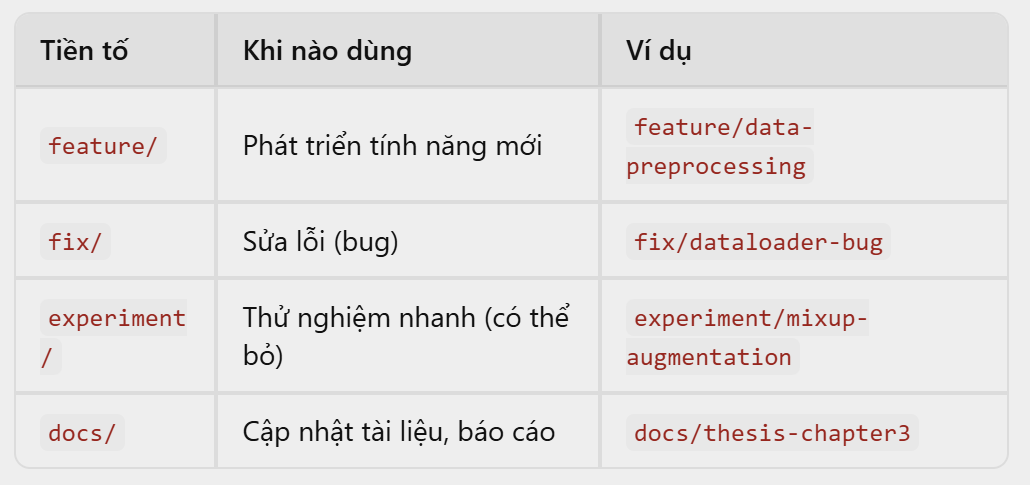
#> input picture GhiNhoQuyTacDatTenNhanh.png, 1030 x 485 px
$ python -i clahe_enhancer.py   (imports and definitions only)
#> lines starting #> are read from the running program, lines starting #| are printed output that depends on the picture
#> further down, picture is the input picture: shape (485, 1030, 3); mean B, G, R 228, 228.1, 229.7
"""Module cân bằng độ sáng thích ứng CLAHE trên không gian màu LAB chuẩn y tế."""

from typing import Tuple
import cv2
import numpy as np


class CLAHEIlluminationNormalizer:
    """Bộ cân bằng độ sáng và tăng cường tương phản vi mạch trên không gian LAB."""

    def __init__(
        self,
        clip_limit: float = 2.0,
        tile_grid_size: Tuple[int, int] = (8, 8),
    ):
        """Khởi tạo CLAHE normalizer.

        Args:
            clip_limit: Ngưỡng cắt đỉnh histogram để chống phóng đại nhiễu (Thường từ 1.5 - 3.0).
            tile_grid_size: Kích thước lưới chia nhỏ ảnh để xử lý cục bộ (Mặc định 8x8).
        """
        self.clip_limit = clip_limit
        self.tile_grid_size = tile_grid_size
        self.clahe = cv2.createCLAHE(clipLimit=clip_limit, tileGridSize=tile_grid_size)

    def apply_clahe_lab(self, img_bgr: np.ndarray) -> np.ndarray:
        """Cân bằng sáng thích ứng trên kênh L của không gian màu CIE LAB.

        Bảo toàn 100% màu sắc nguyên bản của kênh A (Xanh lá - Đỏ) và B (Xanh
        dương - Vàng).
        """
        # 1. Chuyển từ BGR sang LAB
        lab = cv2.cvtColor(img_bgr, cv2.COLOR_BGR2LAB)
        l_channel, a_channel, b_channel = cv2.split(lab)

        # 2. Áp dụng CLAHE riêng cho kênh độ sáng L (Luminance)
        cl_channel = self.clahe.apply(l_channel)

        # 3. Gộp lại các kênh và chuyển về BGR
        enhanced_lab = cv2.merge((cl_channel, a_channel, b_channel))
        enhanced_bgr = cv2.cvtColor(enhanced_lab, cv2.COLOR_LAB2BGR)

        return enhanced_bgr

    def apply_standard_rgb_equalization(self, img_bgr: np.ndarray) -> np.ndarray:
        """Cân bằng sáng toàn cục trên RGB (Dùng để so sánh đối chứng nhược điểm)."""
        b, g, r = cv2.split(img_bgr)
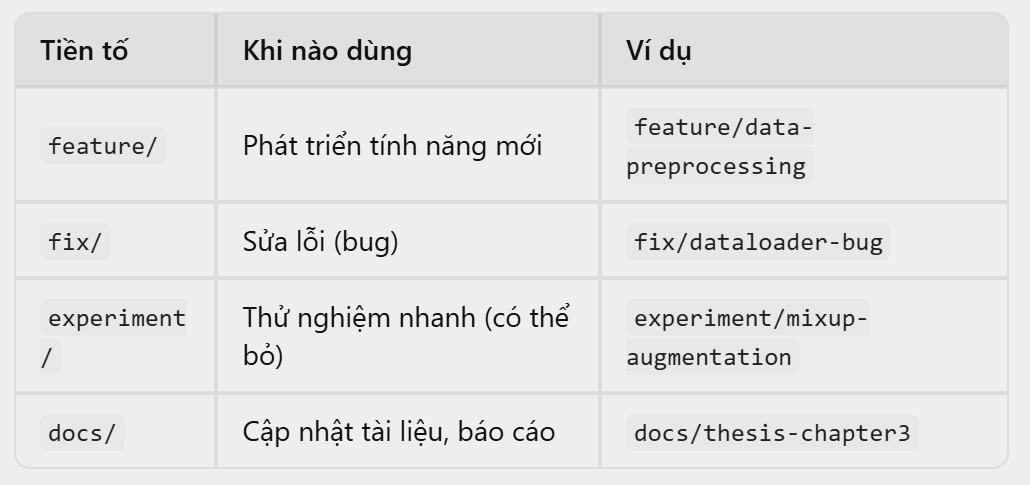
#> b: shape (485, 1030); min 16, max 238, mean 228
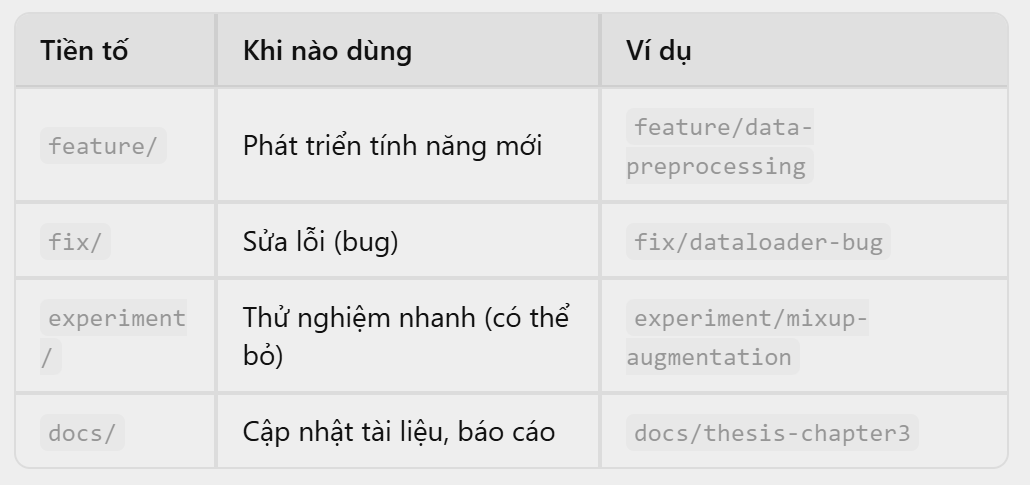
#> r: shape (485, 1030); min 16, max 238, mean 229.7
        b_eq = cv2.equalizeHist(b)
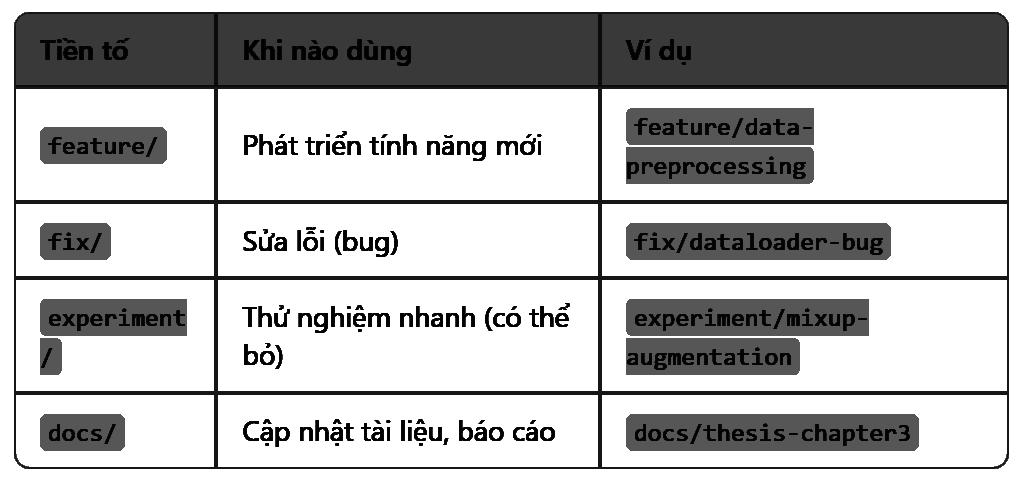
#> b_eq: shape (485, 1030); min 0, max 255, mean 186.3
        g_eq = cv2.equalizeHist(g)
        r_eq = cv2.equalizeHist(r)
        return cv2.merge((b_eq, g_eq, r_eq))

>>> import cv2
>>> picture = cv2.imread('../../GhiNhoQuyTacDatTenNhanh.png')
>>> result = CLAHEIlluminationNormalizer().apply_standard_rgb_equalization(picture)

$ run again, on SoDoPhuThuocChinh.PNG
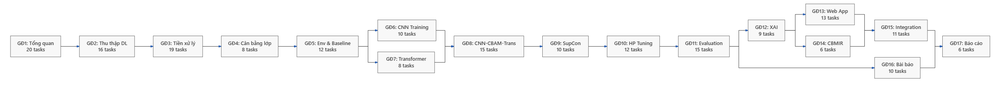
#> input picture SoDoPhuThuocChinh.PNG, 1000 x 85 px, shrunk from 2565 x 217 before the run
#> picture is the input picture: shape (85, 1000, 3); mean B, G, R 248.4, 248.3, 248.3
#> in apply_standard_rgb_equalization, `b_eq = cv2.equalizeHist(b)`:
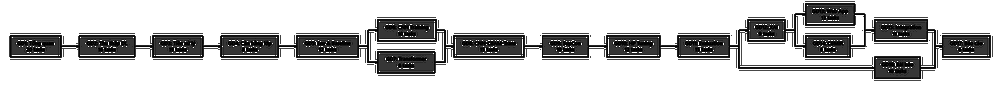
#> b_eq: shape (85, 1000); min 0, max 255, mean 194.4
